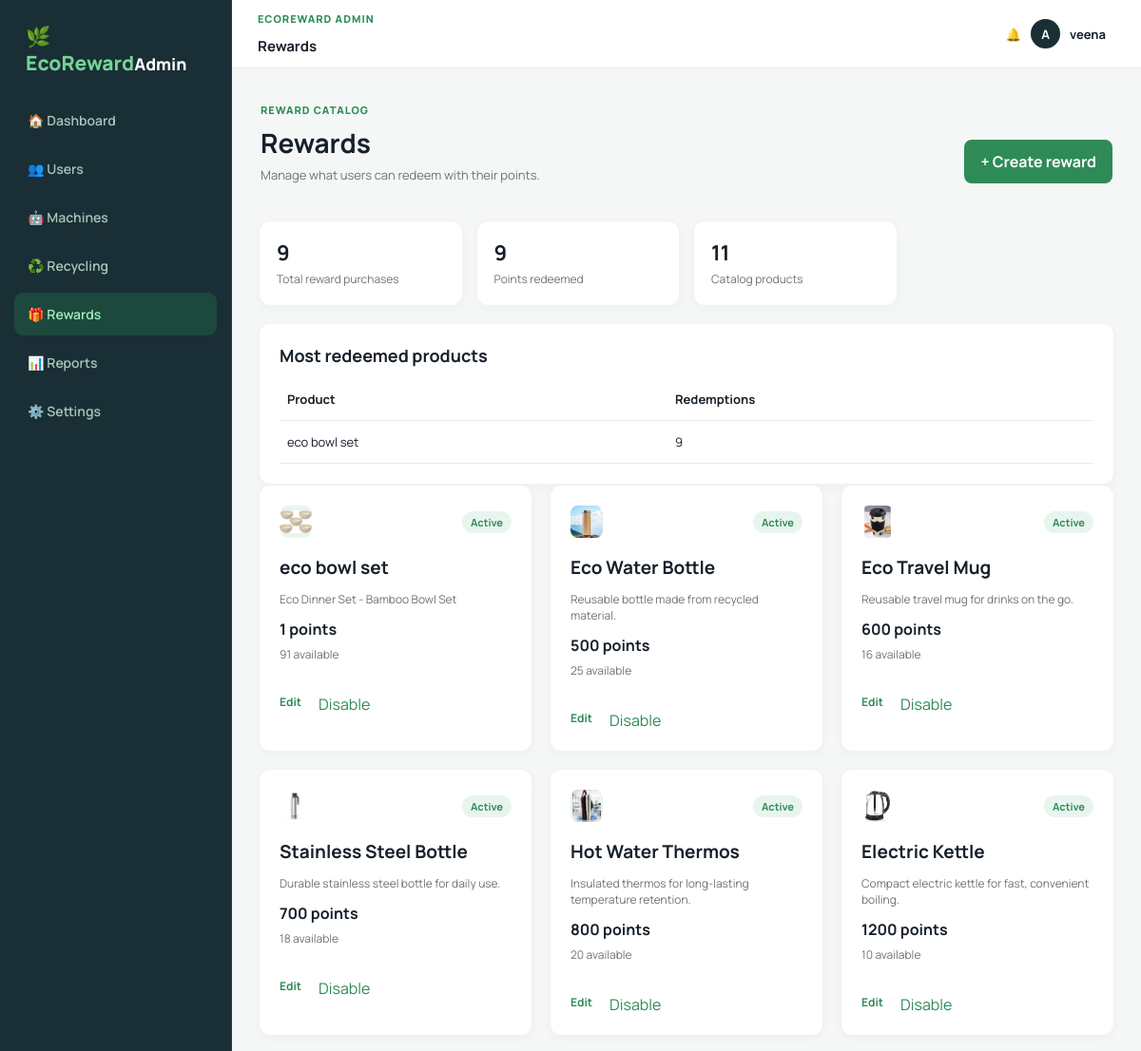
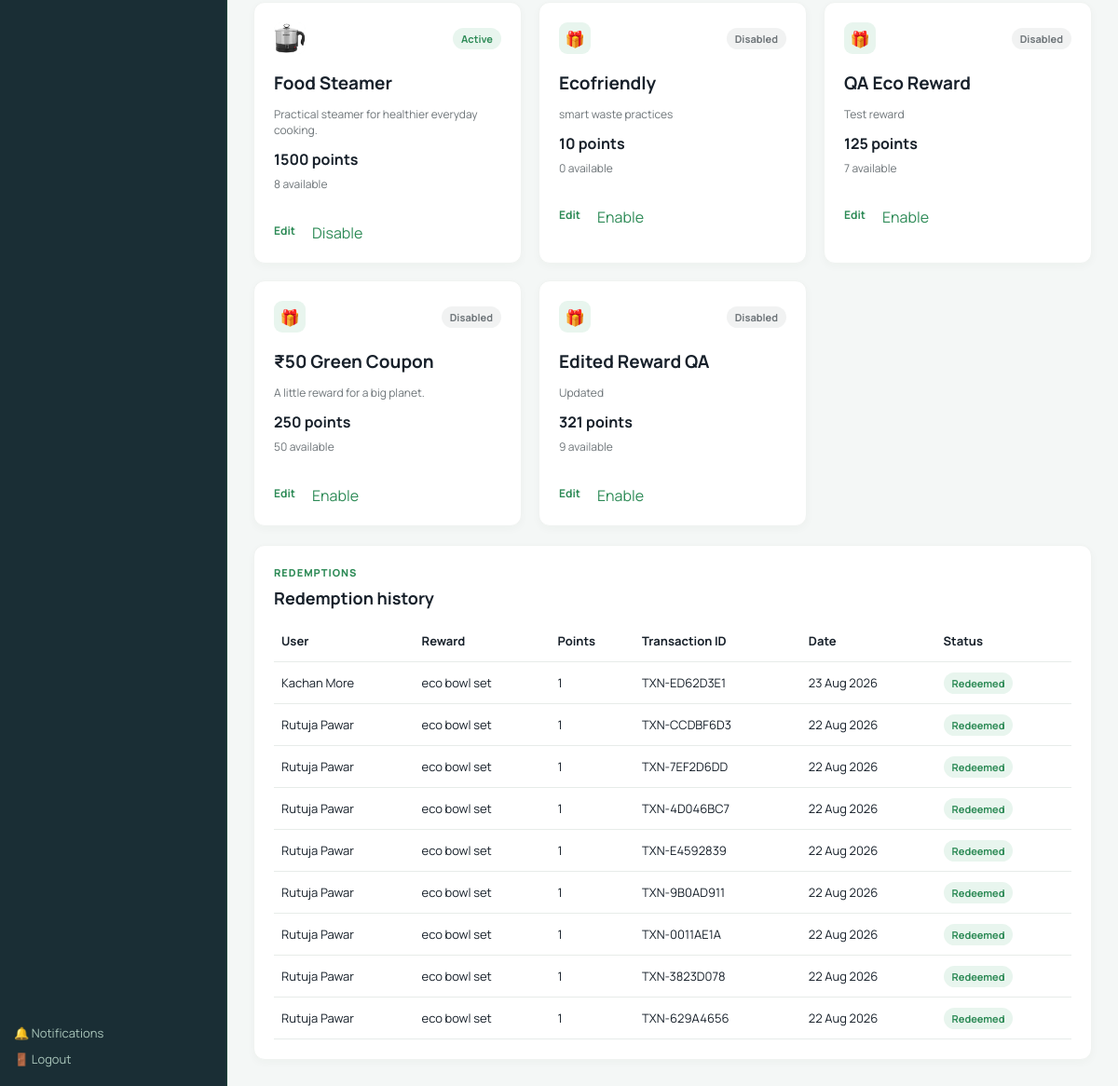
The page /admin-panel/rewards/ (signed in) on the database its author committed (2 pictures, top to bottom).
### recycling/models.py (models this page shows)
class Reward(models.Model):
    name = models.CharField(max_length=120)
    description = models.TextField(blank=True)
    category = models.CharField(max_length=40, default="Eco Products")
    image_url = models.URLField(blank=True)
    image = models.FileField(upload_to="reward_images/", blank=True)
    points_required = models.PositiveIntegerField()
    stock = models.PositiveIntegerField(default=10)
    active = models.BooleanField(default=True)

class Redemption(models.Model):
    user = models.ForeignKey(User, on_delete=models.CASCADE)
    reward = models.ForeignKey(Reward, on_delete=models.PROTECT)
    points_used = models.PositiveIntegerField()
    coupon_code = models.CharField(max_length=40, unique=True)
    transaction_id = models.CharField(max_length=24, unique=True, default=make_transaction_id)
    status = models.CharField(max_length=20, default="REDEEMED")
    redeemed_at = models.DateTimeField(auto_now_add=True)

### recycling/views.py (the view)
# urls.py: path("admin-panel/rewards/", views.admin_rewards_page, name="admin_rewards_page"),
@login_required
def admin_rewards_page(request):
    if not admin_only(request):
        return redirect("dashboard")
    return render(request, "admin/rewards.html", {"rewards": Reward.objects.order_by("-active", "points_required"), "redemptions": Redemption.objects.select_related("user", "reward").order_by("-redeemed_at")[:12], "most_redeemed": Reward.objects.annotate(redemption_count=Count("redemption")).filter(redemption_count__gt=0).order_by("-redemption_count")[:5], "purchase_count": Redemption.objects.count(), "points_redeemed": Redemption.objects.aggregate(value=Sum("points_used"))["value"] or 0, "admin_section": "rewards", "page_title": "Rewards"})

### recycling/views.py (called while the page is built)
def admin_only(request):
    return request.user.is_authenticated and hasattr(request.user, "profile") and request.user.profile.role == "ADMIN"

### templates/admin/rewards.html
{% extends 'admin/base.html' %}
{% block admin_content %}
<div class="page-heading"><div><p class="eyebrow">REWARD CATALOG</p><h1>Rewards</h1><p>Manage what users can redeem with their points.</p></div><a class="btn" href="{% url 'admin_reward_form_page' %}">+ Create reward</a></div>
<section class="stats admin-stats"><div class="card stat"><strong>{{ purchase_count }}</strong><span class="muted">Total reward purchases</span></div><div class="card stat"><strong>{{ points_redeemed }}</strong><span class="muted">Points redeemed</span></div><div class="card stat"><strong>{{ rewards|length }}</strong><span class="muted">Catalog products</span></div></section>
{% if most_redeemed %}<section class="panel admin-panel"><div class="panel-heading"><h2>Most redeemed products</h2></div><div class="admin-table-wrap"><table class="table admin-table"><thead><tr><th>Product</th><th>Redemptions</th></tr></thead><tbody>{% for reward in most_redeemed %}<tr><td>{{ reward.name }}</td><td>{{ reward.redemption_count }}</td></tr>{% endfor %}</tbody></table></div></section>{% endif %}
<section class="reward-admin-grid reward-page-grid">{% for reward in rewards %}<article class="panel reward-card"><div class="reward-card-head"><span class="reward-symbol">{% if reward.image %}<img src="{{ reward.image.url }}" alt="{{ reward.name }}">{% elif reward.image_url %}<img src="{{ reward.image_url }}" alt="{{ reward.name }}">{% else %}🎁{% endif %}</span><span class="pill {% if not reward.active %}pill-muted{% endif %}">{% if reward.active %}Active{% else %}Disabled{% endif %}</span></div><h2>{{ reward.name }}</h2><p class="muted">{{ reward.description|default:'EcoReward redemption' }}</p><strong>{{ reward.points_required }} points</strong><span class="stock-line">{{ reward.stock }} available</span><div class="card-actions"><a class="detail" href="{% url 'admin_reward_edit_page' reward.id %}">Edit</a><form method="post" action="{% url 'admin_reward_toggle_page' reward.id %}">{% csrf_token %}<button class="detail link-button" type="submit">{% if reward.active %}Disable{% else %}Enable{% endif %}</button></form></div></article>{% empty %}<p class="muted">No rewards configured.</p>{% endfor %}</section>
<section class="panel admin-panel"><div class="panel-heading"><div><p class="eyebrow">REDEMPTIONS</p><h2>Redemption history</h2></div></div><div class="admin-table-wrap"><table class="table admin-table"><thead><tr><th>User</th><th>Reward</th><th>Points</th><th>Transaction ID</th><th>Date</th><th>Status</th></tr></thead><tbody>{% for redemption in redemptions %}<tr><td>{{ redemption.user.get_full_name|default:redemption.user.username }}</td><td>{{ redemption.reward.name }}</td><td>{{ redemption.points_used }}</td><td>{{ redemption.transaction_id }}</td><td>{{ redemption.redeemed_at|date:'d M Y' }}</td><td><span class="pill">{{ redemption.status|title }}</span></td></tr>{% empty %}<tr><td colspan="6">No redemptions yet.</td></tr>{% endfor %}</tbody></table></div></section>
{% endblock %}

### templates/admin/base.html (shortened to what this page needs)
{% extends 'base.html' %}
{% block body %}
<div class="shell admin-shell">
  <aside class="sidebar admin-sidebar">
    <div>
      <div class="brand"><span>🌿 EcoReward</span><small>Admin</small></div>
      <nav class="nav admin-nav">
        <a class="{% if admin_section == 'dashboard' %}active{% endif %}" href="{% url 'admin_dashboard' %}">🏠 Dashboard</a>
        <a class="{% if admin_section == 'users' %}active{% endif %}" href="{% url 'admin_users_page' %}">👥 Users</a>
        <a class="{% if admin_section == 'machines' %}active{% endif %}" href="{% url 'admin_machines_page' %}">🤖 Machines</a>
        <a class="{% if admin_section == 'recycling' %}active{% endif %}" href="{% url 'admin_recycling_page' %}">♻️ Recycling</a>
        <a class="{% if admin_section == 'rewards' %}active{% endif %}" href="{% url 'admin_rewards_page' %}">🎁 Rewards</a>
        <a class="{% if admin_section == 'reports' %}active{% endif %}" href="{% url 'admin_reports_page' %}">📊 Reports</a>
        <a class="{% if admin_section == 'settings' %}active{% endif %}" href="{% url 'admin_settings_page' %}">⚙️ Settings</a>
      </nav>
    </div>
    <div class="admin-side-foot">
      <a href="{% url 'admin_notifications_page' %}">🔔 Notifications</a>
      <a href="{% url 'logout' %}">🚪 Logout</a>
    </div>
  </aside>
  <div class="content">
    <header class="topbar admin-topbar">
      <div class="admin-page-title"><span class="eyebrow">ECOREWARD ADMIN</span><b>{{ page_title }}</b></div>
      <div class="user"><a href="{% url 'admin_notifications_page' %}">🔔</a><span class="avatar">{{ request.user.username|first|upper }}</span><span>{{ request.user.get_full_name|default:request.user.username }}</span></div>
    </header>
    <main class="main admin-main">{% block admin_content %}{% endblock %}</main>
  </div>
</div>
{% endblock %}

### rows shown on the page
Reward: name "eco bowl set", redemption_count "9", image (picture), active "Active", description "Eco Dinner Set - Bamboo Bowl Set", points_required "1", stock "91"
Reward: image_url (picture), active "Active", name "Eco Water Bottle", description "Reusable bottle made from recycled material.", points_required "500", stock "25"
Reward: image_url (picture), active "Active", name "Eco Travel Mug", description "Reusable travel mug for drinks on the go.", points_required "600", stock "16"
Reward: image_url (picture), active "Active", name "Stainless Steel Bottle", description "Durable stainless steel bottle for daily use.", points_required "700", stock "18"
Reward: image_url (picture), active "Active", name "Hot Water Thermos", description "Insulated thermos for long-lasting temperature retention.", points_required "800", stock "20"
Reward: image_url (picture), active "Active", name "Electric Kettle", description "Compact electric kettle for fast, convenient boiling.", points_required "1200", stock "10"
Reward: image_url (picture), active "Active", name "Food Steamer", description "Practical steamer for healthier everyday cooking.", points_required "1500", stock "8"
Reward: active "Disabled", name "Ecofriendly", description "smart waste practices", points_required "10", stock "0"
Reward: active "Disabled", name "QA Eco Reward", description "Test reward", points_required "125", stock "7"
Reward: active "Disabled", name "₹50 Green Coupon", description "A little reward for a big planet.", points_required "250", stock "50"
Reward: active "Disabled", name "Edited Reward QA", description "Updated", points_required "321", stock "9"
Redemption: user.get_full_name "Kachan More", reward.name "eco bowl set", points_used "1", transaction_id "TXN-ED62D3E1", redeemed_at "23 Aug 2026", status "Redeemed"
Redemption: user.get_full_name "Rutuja Pawar", reward.name "eco bowl set", points_used "1", transaction_id "TXN-CCDBF6D3", redeemed_at "22 Aug 2026", status "Redeemed"
Redemption: user.get_full_name "Rutuja Pawar", reward.name "eco bowl set", points_used "1", transaction_id "TXN-7EF2D6DD", redeemed_at "22 Aug 2026", status "Redeemed"
Redemption: user.get_full_name "Rutuja Pawar", reward.name "eco bowl set", points_used "1", transaction_id "TXN-4D046BC7", redeemed_at "22 Aug 2026", status "Redeemed"
Redemption: user.get_full_name "Rutuja Pawar", reward.name "eco bowl set", points_used "1", transaction_id "TXN-E4592839", redeemed_at "22 Aug 2026", status "Redeemed"
Redemption: user.get_full_name "Rutuja Pawar", reward.name "eco bowl set", points_used "1", transaction_id "TXN-9B0AD911", redeemed_at "22 Aug 2026", status "Redeemed"
Redemption: user.get_full_name "Rutuja Pawar", reward.name "eco bowl set", points_used "1", transaction_id "TXN-0011AE1A", redeemed_at "22 Aug 2026", status "Redeemed"
Redemption: user.get_full_name "Rutuja Pawar", reward.name "eco bowl set", points_used "1", transaction_id "TXN-3823D078", redeemed_at "22 Aug 2026", status "Redeemed"
Redemption: user.get_full_name "Rutuja Pawar", reward.name "eco bowl set", points_used "1", transaction_id "TXN-629A4656", redeemed_at "22 Aug 2026", status "Redeemed"

### other values the page prints
{{ page_title }} "Rewards"
{{ request.user.username|first|upper }} "A"
{{ request.user.get_full_name|default:request.user.username }} "veena"
{{ purchase_count }} "9"
{{ points_redeemed }} "9"
{{ rewards|length }} "11"
